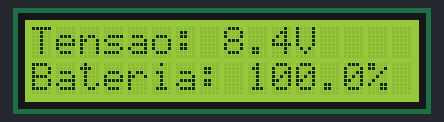
Bench run of a sketch on a simulated Arduino Uno, built with avr-gcc and run on an emulated ATmega328P. Parts: 16×2 character LCD.

Above: at 0.1 s.
At 4.3 s:
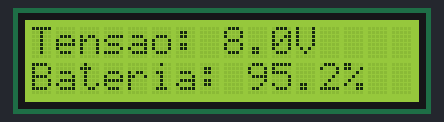
At 9.4 s:
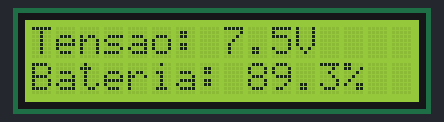
At 18.7 s:
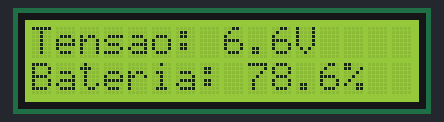
At 28.0 s:
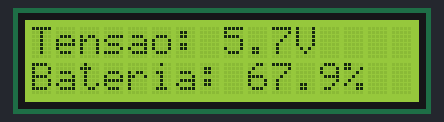
At 38.3 s:
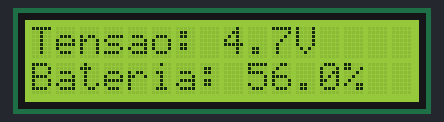

The sketch:

monitorBasicoLCD.ino
```cpp
#include <LiquidCrystal_I2C.h>
#include <Wire.h>

#define col 16
#define lin 2
#define ende 0x27;
LiquidCrystal_I2C lcd(0x27,16,2);

bool v = LOW;
int valorBinario = 4095;
float valorRealBateria = (valorBinario/487.5);      // Valor inicial da simulação
float valorReferencia = 8.4;
float porcentagemBateria;

void setup() {
  Serial.begin(9600);
  lcd.init();
  lcd.backlight();
  lcd.clear();
  // pinMode(pinADC, INPUT);
}

void loop() {
  lcd.setCursor(1,0);
  // Recalcula a porcentagem a cada leitura
  porcentagemBateria = (valorRealBateria / valorReferencia) * 100.0;

  // PRINT VALOR DA TENSAO DA BATERIA
  lcd.setCursor(0,0);
  lcd.print("Tensao: ");
  lcd.print(valorRealBateria, 1); // Exibe 1 casa decimal
  lcd.print("V ");

  //PRINT PORCENTAGEM DA BATERIA
  lcd.setCursor(0,1);
    lcd.print("Bateria: ");
    lcd.print(porcentagemBateria, 1);
    lcd.print("%");
  valorRealBateria -= 0.1;

  // Evita tensões negativas
  if (valorRealBateria <= 0.0) {
    valorRealBateria = 0.0;
    v = HIGH;
    if(v == HIGH){ lcd.print("Bateria: "); lcd.print(valorRealBateria); lcd.println("%"); delay(1000); exit(0);}
  }

  delay(1000);

  lcd.clear();
}
```

calculadoraFatorial.c
```cpp
#include <stdio.h>

int main() {
    int i, numero, fatorial;
    fatorial, i = 1;
    printf("Digite abaixo um numero inteiro positivo");
    scanf("%d", &numero);


    while (i <= numero){
        fatorial *= i;
        i++;
    }

    printf("O fatorial eh: %d", fatorial);
    return 0;
}
```

Measured:
- what the display in image 1 shows lasts 1.0 s, from 4.2 s to 5.2 s
